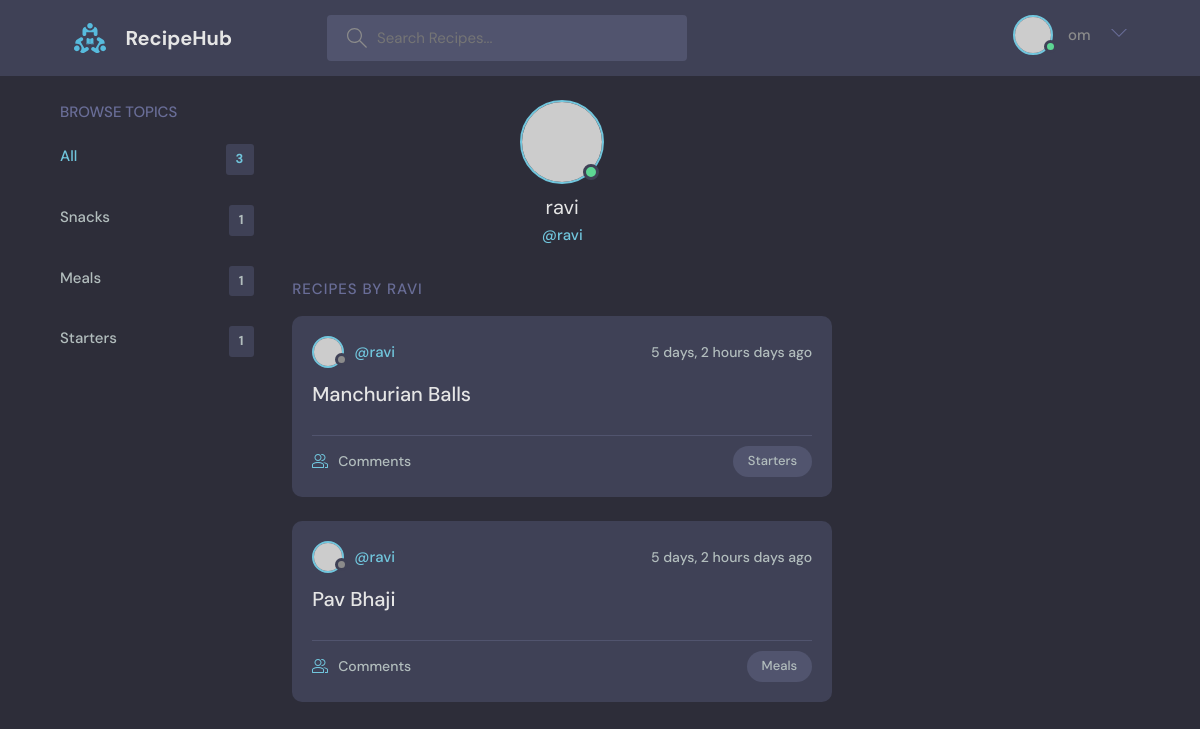
The page /profile/1/ (signed in) on the database its author committed.
### base/models.py (models this page shows, shortened)
class Topic(models.Model):
    name = models.CharField(max_length=200)

class Recipe(models.Model):
    host = models.ForeignKey(User, on_delete=models.SET_NULL, null=True)
    topic = models.ForeignKey(Topic, on_delete=models.SET_NULL, null=True)
    name = models.CharField(max_length=200)
    description = models.TextField(null=True, blank=True)
    updated = models.DateTimeField(auto_now=True)
    created = models.DateTimeField(auto_now_add=True)
    class Meta:
        ordering = ['-updated', '-created']

### base/views.py (the view)
# urls.py: path('profile/<str:pk>/', views.userProfile, name="user-profile"),
def userProfile(request, pk):
    user = User.objects.get(id=pk)
    recipes = user.recipe_set.all()
    topics = Topic.objects.all()
    context = {'user': user, 'recipes': recipes, 'topics': topics}
    return render(request, 'profile.html', context)

### templates/profile.html (shortened to what this page needs)
{% extends 'main.html' %}
{% block content %}
  <main class="profile-page layout layout--3">
    <div class="container">
      {% include 'topics_component.html' %}
      <div class="roomList">
        <div class="profile">
          <div class="profile__avatar">
            <div class="avatar avatar--large active">
              <img src="https://randomuser.me/api/portraits/men/11.jpg" />
            </div>
          </div>
          <div class="profile__info">
            <h3>{{user.username}}</h3>
            <p>@{{user.username}}</p>
          </div>
        </div>
        <div class="roomList__header">
          <div>
            <h2>Recipes by {{user.username}}</h2>
          </div>
        </div>
        {% include 'feed_component.html' %}
      </div>
    </div>
  </main>
{% endblock content %}

### templates/navbar.html (shortened to what this page needs)
{% load static %}
<header class="header header--loggedIn">
      <div class="container">
        <a href="{% url 'home' %}" class="header__logo">
          <img src="{% static 'images/logo.svg' %}" />
          <h1>RecipeHub</h1>
        </a>
        <form class="header__search" method="GET" action="{% url 'home' %}">
          <label>
            <input name="q" placeholder="Search Recipes..." />
          </label>
        </form>
        <nav class="header__menu">
          {% if request.user.is_authenticated %}
          <div class="header__user">
            <a href="{% url 'user-profile' request.user.id %}">
              <div class="avatar avatar--medium active">
                <img src="https://randomuser.me/api/portraits/men/37.jpg" />
              </div>
              <p>{{request.user.username}}</p>
            </a>
            <button class="dropdown-button">
              <svg version="1.1" xmlns="http://www.w3.org/2000/svg" width="32" height="32" viewBox="0 0 32 32">
                <title>chevron-down</title>
                <path d="M16 21l-13-13h-3l16 16 16-16h-3l-13 13z"></path>
              </svg>
            </button>
          </div>
          {% else %}
          <a href="{% url 'login' %}">
            <img src="{% static 'images/avatar.svg' %}">
            <p>Login</p>
          </a>
          {% endif %}
        </nav>
      </div>
    </header>

### templates/topics_component.html
<div class="topics">
    <div class="topics__header">
        <h2>Browse Topics</h2>
    </div>
    <ul class="topics__list">
        <li>
            <a href="{% url 'home' %}" class="active">All <span>{{topics.count}}</span></a>
        </li>
        {% for topic in topics %}
        <li>
            <a href="{% url 'home' %}?q={{topic.name}}">{{topic.name}} <span>{{topic.recipe_set.all.count}}</span></a>
        </li>
        {% endfor %}
    </ul>
</div>

### templates/feed_component.html (shortened to what this page needs)
{% for recipe in recipes %}
    <div class="roomListRoom">
        <div class="roomListRoom__header">
            <a href="{% url 'user-profile' recipe.host.id %}" class="roomListRoom__author">
                <div class="avatar avatar--small">
                    <img src="https://randomuser.me/api/portraits/women/11.jpg" />
                </div>
                <span>@{{recipe.host.username}}</span>
            </a>
            <div class="roomListRoom__actions">
                <span>{{recipe.created|timesince}} days ago</span>
            </div>
        </div>
        <div class="roomListRoom__content">
            <a href="{% url 'recipe' recipe.id %}">{{recipe.name}}</a>
        </div>
        <div class="roomListRoom__meta">
            <a href="{% url 'recipe' recipe.id %}" class="roomListRoom__joined">
                Comments
            </a>
            <p class="roomListRoom__topic">{{recipe.topic.name}}</p>
        </div>
    </div>
{% endfor %}

### rows shown on the page
Topic: name "Snacks", recipe_set.all.count "1"
Topic: name "Meals", recipe_set.all.count "1"
Topic: name "Starters", recipe_set.all.count "1"
Recipe: host.username "ravi", created "5 days, 2 hours", name "Manchurian Balls", topic.name "Starters"
Recipe: host.username "ravi", created "5 days, 2 hours", name "Pav Bhaji", topic.name "Meals"

### other values the page prints
{{ request.user.username }} "om"
{{ topics.count }} "3"
{{ user.username }} "ravi"
{{ user.username }} "RAVI"
